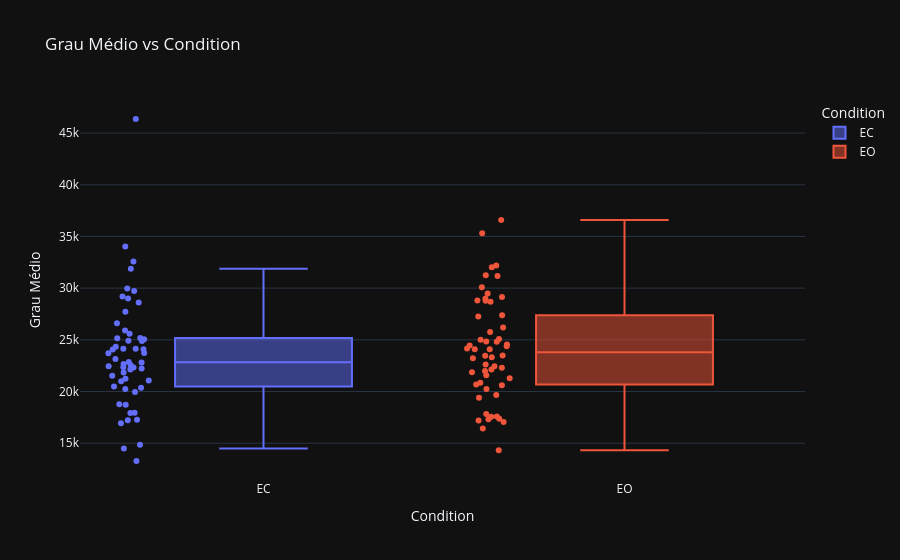
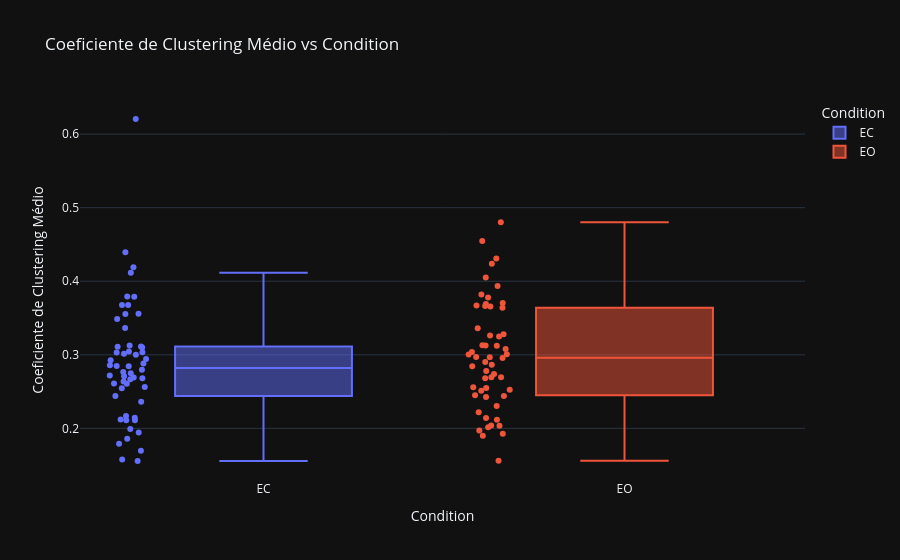
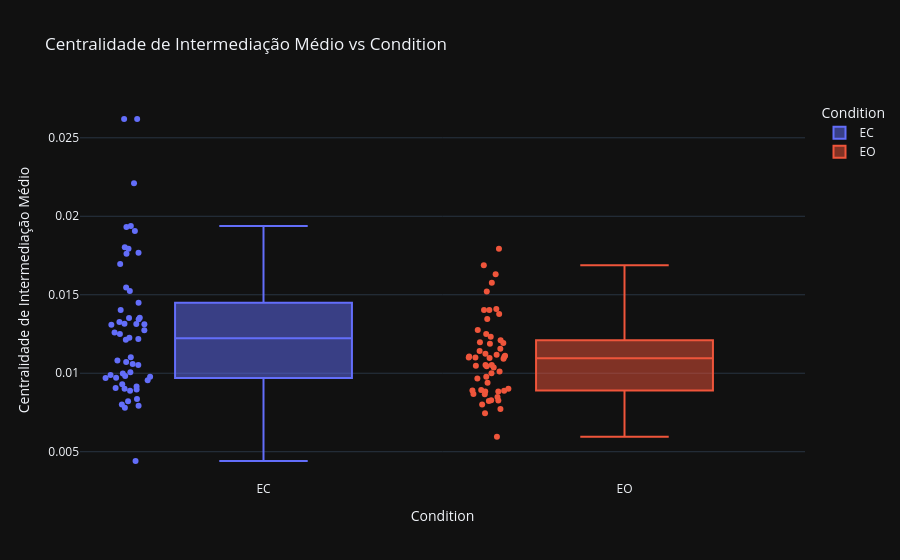

These figures' notebook cell, in order:
### Markdown cell above
### Condition

### Code cell
# plotly
for metric, label in GRAPH_METRICS.items():
    fig = px.box(
        df_healthy,
        x="condition",
        y=metric,
        color="condition",
        title=f"{metric} vs Condition",
        points="all",
        labels={
            "condition": "Condition",
            metric: metric
        }
    )
    fig.update_layout(
        xaxis_title="Condition",
        yaxis_title=label,
        title=f"{label} vs Condition"
    )
    fig.show()

### Figure 1 — Plotly figure (JSON) as saved in the notebook; plotly's stock layout.template omitted (floating-point values rounded to 4 significant figures)
{"data": [{"alignmentgroup": "True", "boxpoints": "all", "hovertemplate": "Condition=%{x}<br>degree_mean=%{y}<extra></extra>", "legendgroup": "EC", "marker": {"color": "#636efa"}, "name": "EC", "notched": false, "offsetgroup": "EC", "orientation": "v", "showlegend": true, "type": "box", "x": ["EC", "EC", "EC", "EC", "EC", "EC", "EC", "EC", "EC", "EC", "EC", "EC", "EC", "EC", "EC", "EC", "EC", "EC", "EC", "EC", "EC", "EC", "EC", "EC", "EC", "EC", "EC", "EC", "EC", "EC", "EC", "EC", "EC", "EC", "EC", "EC", "EC", "EC", "EC", "EC", "EC", "EC", "EC", "EC", "EC", "EC", "EC", "EC", "EC", "EC", "EC", "EC", "EC", "EC"], "x0": " ", "xaxis": "x", "y": [17220.0, 22230.0, 26610.0, 24080.0, 24130.0, 22350.0, 21060.0, 22660.0, 18770.0, 17950.0, 29960.0, 22120.0, 29000.0, 14500.0, 20250.0, 19960.0, 20360.0, 18720.0, 25160.0, 32560.0, 16930.0, 34040.0, 46360.0, 28610.0, 22530.0, 31860.0, 24890.0, 27710.0, 22440.0, 20490.0, 22860.0, 29200.0, 23690.0, 13280.0, 17930.0, 24060.0, 25160.0, 22810.0, 29710.0, 21240.0, 24330.0, 22310.0, 25050.0, 25910.0, 24910.0, 14840.0, 25590.0, 21830.0, 17280.0, 23150.0, 24140.0, 20990.0, 23740.0, 21530.0], "y0": " ", "yaxis": "y"}, {"alignmentgroup": "True", "boxpoints": "all", "hovertemplate": "Condition=%{x}<br>degree_mean=%{y}<extra></extra>", "legendgroup": "EO", "marker": {"color": "#EF553B"}, "name": "EO", "notched": false, "offsetgroup": "EO", "orientation": "v", "showlegend": true, "type": "box", "x": ["EO", "EO", "EO", "EO", "EO", "EO", "EO", "EO", "EO", "EO", "EO", "EO", "EO", "EO", "EO", "EO", "EO", "EO", "EO", "EO", "EO", "EO", "EO", "EO", "EO", "EO", "EO", "EO", "EO", "EO", "EO", "EO", "EO", "EO", "EO", "EO", "EO", "EO", "EO", "EO", "EO", "EO", "EO", "EO", "EO", "EO", "EO", "EO", "EO", "EO", "EO", "EO", "EO", "EO"], "x0": " ", "xaxis": "x", "y": [20590.0, 17550.0, 31180.0, 25080.0, 27250.0, 21860.0, 23310.0, 22440.0, 20850.0, 28680.0, 22610.0, 35300.0, 32200.0, 27380.0, 24840.0, 29480.0, 17320.0, 14320.0, 21580.0, 31250.0, 19400.0, 30090.0, 36590.0, 24450.0, 29140.0, 26200.0, 24550.0, 24090.0, 19660.0, 25750.0, 17200.0, 23460.0, 24810.0, 22120.0, 22300.0, 32010.0, 20250.0, 28990.0, 21990.0, 17830.0, 28780.0, 24170.0, 23480.0, 25020.0, 17370.0, 20690.0, 23230.0, 28800.0, 17580.0, 24090.0, 21300.0, 17050.0, 24380.0, 16430.0], "y0": " ", "yaxis": "y"}], "layout": {"boxmode": "overlay", "legend": {"title": {"text": "Condition"}, "tracegroupgap": 0}, "title": {"text": "Grau Médio vs Condition"}, "xaxis": {"anchor": "y", "categoryarray": ["EC", "EO"], "categoryorder": "array", "domain": [0, 1], "title": {"text": "Condition"}}, "yaxis": {"anchor": "x", "domain": [0, 1], "title": {"text": "Grau Médio"}}}}

### Figure 2 — Plotly figure (JSON) as saved in the notebook; plotly's stock layout.template omitted (floating-point values rounded to 4 significant figures)
{"data": [{"alignmentgroup": "True", "boxpoints": "all", "hovertemplate": "Condition=%{x}<br>clustering_mean=%{y}<extra></extra>", "legendgroup": "EC", "marker": {"color": "#636efa"}, "name": "EC", "notched": false, "offsetgroup": "EC", "orientation": "v", "showlegend": true, "type": "box", "x": ["EC", "EC", "EC", "EC", "EC", "EC", "EC", "EC", "EC", "EC", "EC", "EC", "EC", "EC", "EC", "EC", "EC", "EC", "EC", "EC", "EC", "EC", "EC", "EC", "EC", "EC", "EC", "EC", "EC", "EC", "EC", "EC", "EC", "EC", "EC", "EC", "EC", "EC", "EC", "EC", "EC", "EC", "EC", "EC", "EC", "EC", "EC", "EC", "EC", "EC", "EC", "EC", "EC", "EC"], "x0": " ", "xaxis": "x", "y": [0.199, 0.2683, 0.3488, 0.2848, 0.3001, 0.2718, 0.2562, 0.2797, 0.1945, 0.2167, 0.3675, 0.2638, 0.379, 0.1694, 0.2668, 0.212, 0.2145, 0.2108, 0.31, 0.4189, 0.179, 0.4392, 0.6205, 0.3557, 0.275, 0.4117, 0.2942, 0.3555, 0.2882, 0.2362, 0.261, 0.3677, 0.2925, 0.1577, 0.2109, 0.3046, 0.3114, 0.2857, 0.3793, 0.244, 0.3015, 0.269, 0.3111, 0.3365, 0.3032, 0.1556, 0.3127, 0.2765, 0.186, 0.2707, 0.2844, 0.2607, 0.3035, 0.2546], "y0": " ", "yaxis": "y"}, {"alignmentgroup": "True", "boxpoints": "all", "hovertemplate": "Condition=%{x}<br>clustering_mean=%{y}<extra></extra>", "legendgroup": "EO", "marker": {"color": "#EF553B"}, "name": "EO", "notched": false, "offsetgroup": "EO", "orientation": "v", "showlegend": true, "type": "box", "x": ["EO", "EO", "EO", "EO", "EO", "EO", "EO", "EO", "EO", "EO", "EO", "EO", "EO", "EO", "EO", "EO", "EO", "EO", "EO", "EO", "EO", "EO", "EO", "EO", "EO", "EO", "EO", "EO", "EO", "EO", "EO", "EO", "EO", "EO", "EO", "EO", "EO", "EO", "EO", "EO", "EO", "EO", "EO", "EO", "EO", "EO", "EO", "EO", "EO", "EO", "EO", "EO", "EO", "EO"], "x0": " ", "xaxis": "x", "y": [0.2511, 0.197, 0.405, 0.3003, 0.3362, 0.2695, 0.3079, 0.2695, 0.2441, 0.367, 0.268, 0.4547, 0.4308, 0.3638, 0.3263, 0.3702, 0.1927, 0.1559, 0.2525, 0.3936, 0.2219, 0.382, 0.4801, 0.2957, 0.3662, 0.3278, 0.297, 0.3038, 0.2305, 0.3125, 0.2036, 0.2902, 0.3122, 0.2844, 0.2737, 0.4237, 0.2424, 0.3778, 0.2558, 0.2118, 0.369, 0.3129, 0.2866, 0.325, 0.2016, 0.245, 0.2781, 0.3655, 0.2039, 0.3008, 0.2548, 0.2141, 0.2965, 0.1898], "y0": " ", "yaxis": "y"}], "layout": {"boxmode": "overlay", "legend": {"title": {"text": "Condition"}, "tracegroupgap": 0}, "title": {"text": "Coeficiente de Clustering Médio vs Condition"}, "xaxis": {"anchor": "y", "categoryarray": ["EC", "EO"], "categoryorder": "array", "domain": [0, 1], "title": {"text": "Condition"}}, "yaxis": {"anchor": "x", "domain": [0, 1], "title": {"text": "Coeficiente de Clustering Médio"}}}}

### Figure 3 — Plotly figure (JSON) as saved in the notebook; plotly's stock layout.template omitted (floating-point values rounded to 4 significant figures)
{"data": [{"alignmentgroup": "True", "boxpoints": "all", "hovertemplate": "Condition=%{x}<br>betweenness_mean=%{y}<extra></extra>", "legendgroup": "EC", "marker": {"color": "#636efa"}, "name": "EC", "notched": false, "offsetgroup": "EC", "orientation": "v", "showlegend": true, "type": "box", "x": ["EC", "EC", "EC", "EC", "EC", "EC", "EC", "EC", "EC", "EC", "EC", "EC", "EC", "EC", "EC", "EC", "EC", "EC", "EC", "EC", "EC", "EC", "EC", "EC", "EC", "EC", "EC", "EC", "EC", "EC", "EC", "EC", "EC", "EC", "EC", "EC", "EC", "EC", "EC", "EC", "EC", "EC", "EC", "EC", "EC", "EC", "EC", "EC", "EC", "EC", "EC", "EC", "EC", "EC"], "x0": " ", "xaxis": "x", "y": [0.0262, 0.01696, 0.009299, 0.01351, 0.007929, 0.01309, 0.01059, 0.008879, 0.0221, 0.01081, 0.01072, 0.01344, 0.009018, 0.01767, 0.01219, 0.02619, 0.01794, 0.0125, 0.009716, 0.008354, 0.01326, 0.009558, 0.004409, 0.01316, 0.009151, 0.01213, 0.01546, 0.008208, 0.008016, 0.01006, 0.01449, 0.01102, 0.009771, 0.01314, 0.01938, 0.007802, 0.01354, 0.01226, 0.009054, 0.01402, 0.01052, 0.01312, 0.009697, 0.0126, 0.009831, 0.01907, 0.01524, 0.008962, 0.01274, 0.01932, 0.01762, 0.009885, 0.009982, 0.01802], "y0": " ", "yaxis": "y"}, {"alignmentgroup": "True", "boxpoints": "all", "hovertemplate": "Condition=%{x}<br>betweenness_mean=%{y}<extra></extra>", "legendgroup": "EO", "marker": {"color": "#EF553B"}, "name": "EO", "notched": false, "offsetgroup": "EO", "orientation": "v", "showlegend": true, "type": "box", "x": ["EO", "EO", "EO", "EO", "EO", "EO", "EO", "EO", "EO", "EO", "EO", "EO", "EO", "EO", "EO", "EO", "EO", "EO", "EO", "EO", "EO", "EO", "EO", "EO", "EO", "EO", "EO", "EO", "EO", "EO", "EO", "EO", "EO", "EO", "EO", "EO", "EO", "EO", "EO", "EO", "EO", "EO", "EO", "EO", "EO", "EO", "EO", "EO", "EO", "EO", "EO", "EO", "EO", "EO"], "x0": " ", "xaxis": "x", "y": [0.01142, 0.01688, 0.01047, 0.0152, 0.008932, 0.008877, 0.01124, 0.0101, 0.01631, 0.01098, 0.01044, 0.00884, 0.008259, 0.01156, 0.008902, 0.009665, 0.00978, 0.01576, 0.01112, 0.0121, 0.01197, 0.01101, 0.007715, 0.01276, 0.008484, 0.01346, 0.01093, 0.01107, 0.01052, 0.008683, 0.0125, 0.008664, 0.008229, 0.007454, 0.009999, 0.005957, 0.01403, 0.01187, 0.009395, 0.008002, 0.008285, 0.009013, 0.01036, 0.01106, 0.01409, 0.01378, 0.01052, 0.00884, 0.01118, 0.01232, 0.01192, 0.011, 0.01404, 0.01793], "y0": " ", "yaxis": "y"}], "layout": {"boxmode": "overlay", "legend": {"title": {"text": "Condition"}, "tracegroupgap": 0}, "title": {"text": "Centralidade de Intermediação Médio vs Condition"}, "xaxis": {"anchor": "y", "categoryarray": ["EC", "EO"], "categoryorder": "array", "domain": [0, 1], "title": {"text": "Condition"}}, "yaxis": {"anchor": "x", "domain": [0, 1], "title": {"text": "Centralidade de Intermediação Médio"}}}}
